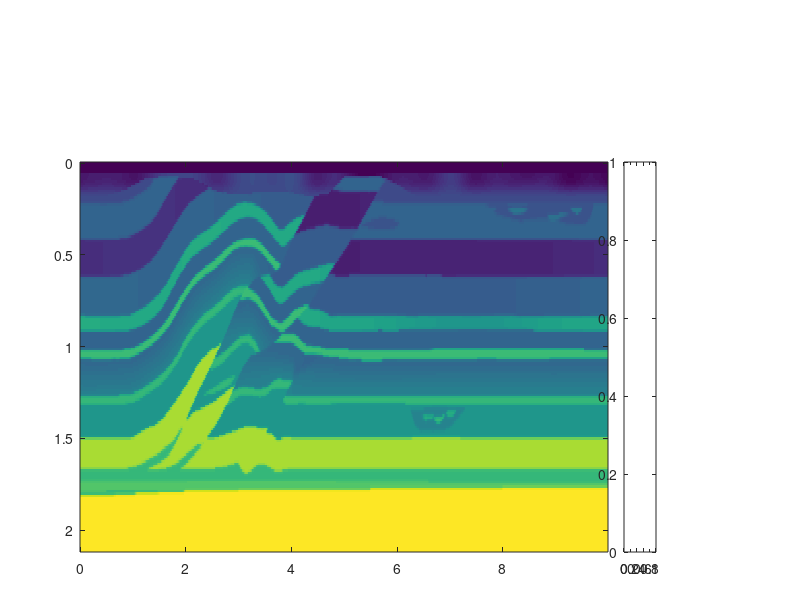

Here is the MATLAB script that generated this plot: (Note: this script raises an error after producing the figure.)
clear;
clear all;
clc;
nz=170;
nx=800;
nt=3000;
dx=12.5;dz=12.5;dt=0.0013;
xx=0:dx:dx*(nx-1);
zz=0:dz:dz*(nz-1);
xx=xx/1000;
zz=zz/1000;
tt=0:dt:dt*(nt-1);
% %% reconstruction
% fid=fopen('800vx5.dat','rb');
% fid2=fopen('800vx_inv5.dat','rb');                                                                                                                   
% p1=fread(fid,[nz,nx],'float');
% p2=fread(fid2,[nz,nx],'float');
% dp=p1-p2;
% fclose(fid);fclose(fid2);
% figure(1)
% imagesc(xx,zz,p1);colormap(gray);mx=max(max(p1));mn=min(min(p1));caxis([mn mx]/10);set(gca,'xaxislocation','top'); xlabel('x (km)');ylabel('z (km)');colorbar;%title('vx seismogram');
% set(gcf,'Position',[100 100 260 130]); colorbar;
% set(gca,'Position',[.13 .08 .680 .65]); colorbar('position',[0.83 0.08 0.04 0.6]);
% set(gca,'xaxislocation','top'); xlabel('x (km)');ylabel('z (km)');
% figure_FontSize=8;  
% set(get(gca,'XLabel'),'FontSize',figure_FontSize,'Vertical','middle'); 
% set(get(gca,'YLabel'),'FontSize',figure_FontSize,'Vertical','middle'); 
% set(findobj('FontSize',10),'FontSize',figure_FontSize);  
% set(findobj(get(gca,'Children'),'LineWidth',0.5),'LineWidth',2); 
% set(gcf, 'PaperPositionMode', 'manual');
% figure(2)
% imagesc(xx,zz,p2);colormap(gray);mx=max(max(p2));mn=min(min(p2));caxis([mn mx]/10);set(gca,'xaxislocation','top'); xlabel('x /(km)');ylabel('z /(km)');colorbar;%title('vz seismogram ');
% set(gcf,'Position',[100 100 260 130]); colorbar;
% set(gca,'Position',[.13 .08 .680 .65]); colorbar('position',[0.83 0.08 0.04 0.6]);
% set(gca,'xaxislocation','top'); xlabel('x (km)');ylabel('z (km)');
% figure_FontSize=8;  
% set(get(gca,'XLabel'),'FontSize',figure_FontSize,'Vertical','middle'); 
% set(get(gca,'YLabel'),'FontSize',figure_FontSize,'Vertical','middle'); 
% set(findobj('FontSize',10),'FontSize',figure_FontSize);  
% set(findobj(get(gca,'Children'),'LineWidth',0.5),'LineWidth',2); 
% set(gcf, 'PaperPositionMode', 'manual');
% figure(3)
% imagesc(xx,zz,dp);colormap(gray);mx=max(max(p2));mn=min(min(p2));caxis([mn mx]/10000);set(gca,'xaxislocation','top'); xlabel('x /(km)');ylabel('z /(km)');colorbar;%title('vz seismogram ');
% set(gcf,'Position',[100 100 260 130]); colorbar;
% set(gca,'Position',[.13 .08 .680 .65]); colorbar('position',[0.83 0.08 0.04 0.6]);
% set(gca,'xaxislocation','top'); xlabel('x (km)');ylabel('z (km)');
% figure_FontSize=8;  
% set(get(gca,'XLabel'),'FontSize',figure_FontSize,'Vertical','middle'); 
% set(get(gca,'YLabel'),'FontSize',figure_FontSize,'Vertical','middle'); 
% set(findobj('FontSize',10),'FontSize',figure_FontSize);  
% set(findobj(get(gca,'Children'),'LineWidth',0.5),'LineWidth',2); 
% set(gcf, 'PaperPositionMode', 'manual');
%% actual model
fid=fopen('acc_vp.dat','rb');
fid2=fopen('acc_vs.dat','rb');                                                                                                                   
p1=fread(fid,[nz,nx],'float');
p2=fread(fid2,[nz,nx],'float');
fclose(fid);fclose(fid2);

accp=p1;
accs=p2;

figure(4)
imagesc(xx,zz,p1);mx=max(max(p1));mn=min(min(p1));caxis([mn mx]);
%set(gcf,'Position',[100 100 260 130]); %colorbar;
set(gcf,'Position',[100 300 500 200]);
set(gca,'Position',[.10 .08 .660 .65]); %colorbar('position',[0.83 0.08 0.04 0.6]);
h=colorbar('position',[0.78 0.08 0.04 0.65]);
set(get(h,'ylabel'),'string','Velocity (m/s)','FontSize',13);
 
set(gca,'xaxislocation','top'); xlabel('x (km)');ylabel('z (km)');
figure_FontSize=13;  
set(get(gca,'XLabel'),'FontSize',figure_FontSize); 
set(get(gca,'YLabel'),'FontSize',figure_FontSize); 
set(findobj('FontSize',13),'FontSize',figure_FontSize);  
set(findobj(get(gca,'Children'),'LineWidth',1),'LineWidth',2); 
set(gcf, 'PaperPositionMode', 'manual');
set(gca,'fontsize',13);
figure(5)
imagesc(xx,zz,p2);mx=max(max(p2));mn=min(min(p2));caxis([mn mx]);
%set(gcf,'Position',[100 100 260 130]); %colorbar;
set(gcf,'Position',[100 300 500 200]);
set(gca,'Position',[.10 .08 .660 .65]); %colorbar('position',[0.83 0.08 0.04 0.6]);
h=colorbar('position',[0.78 0.08 0.04 0.65]);
set(get(h,'ylabel'),'string','Velocity (m/s)','FontSize',13);
 
set(gca,'xaxislocation','top'); xlabel('x (km)');ylabel('z (km)');
%figure_FontSize=13;  
set(get(gca,'XLabel'),'FontSize',figure_FontSize); 
set(get(gca,'YLabel'),'FontSize',figure_FontSize); 
set(findobj('FontSize',13),'FontSize',figure_FontSize);  
set(findobj(get(gca,'Children'),'LineWidth',1),'LineWidth',2); 
set(gcf, 'PaperPositionMode', 'manual');
set(gca,'fontsize',13);
%% ini model
fid=fopen('ini_vp.dat','rb');
fid2=fopen('ini_vs.dat','rb');                                                                                                                  
p1=fread(fid,[nz,nx],'float');
p2=fread(fid2,[nz,nx],'float');
fclose(fid);fclose(fid2);
figure(6)
imagesc(xx,zz,p1);mx=max(max(p1));mn=min(min(p1));caxis([mn mx]);
%set(gcf,'Position',[100 100 260 130]); %colorbar;
set(gcf,'Position',[100 300 500 200]);
set(gca,'Position',[.10 .08 .660 .65]); %colorbar('position',[0.83 0.08 0.04 0.6]);
h=colorbar('position',[0.78 0.08 0.04 0.65]);
set(get(h,'ylabel'),'string','Velocity (m/s)','FontSize',13);
 
set(gca,'xaxislocation','top'); xlabel('x (km)');ylabel('z (km)');
figure_FontSize=13;  
set(get(gca,'XLabel'),'FontSize',figure_FontSize); 
set(get(gca,'YLabel'),'FontSize',figure_FontSize); 
set(findobj('FontSize',13),'FontSize',figure_FontSize);  
set(findobj(get(gca,'Children'),'LineWidth',1),'LineWidth',2); 
set(gcf, 'PaperPositionMode', 'manual');
set(gca,'fontsize',13);
figure(7)
imagesc(xx,zz,p2);mx=max(max(p2));mn=min(min(p2));caxis([mn mx]);
%set(gcf,'Position',[100 100 260 130]); %colorbar;
set(gcf,'Position',[100 300 500 200]);
set(gca,'Position',[.10 .08 .660 .65]); %colorbar('position',[0.83 0.08 0.04 0.6]);
h=colorbar('position',[0.78 0.08 0.04 0.65]);
set(get(h,'ylabel'),'string','Velocity (m/s)','FontSize',13);
 
set(gca,'xaxislocation','top'); xlabel('x (km)');ylabel('z (km)');
%figure_FontSize=13;  
set(get(gca,'XLabel'),'FontSize',figure_FontSize); 
set(get(gca,'YLabel'),'FontSize',figure_FontSize); 
set(findobj('FontSize',13),'FontSize',figure_FontSize);  
set(findobj(get(gca,'Children'),'LineWidth',1),'LineWidth',2); 
set(gcf, 'PaperPositionMode', 'manual');
set(gca,'fontsize',13);

%% inversion
fid=fopen('1ifreq_vp.dat','rb');
fid2=fopen('1ifreq_vs.dat','rb');                                                                                                                   
p1=fread(fid,[nz,nx],'float');
p2=fread(fid2,[nz,nx],'float');
fclose(fid);fclose(fid2);
figure(8)
imagesc(xx,zz,p1);mx=max(max(p1));mn=min(min(p1));caxis([mn mx]);
%set(gcf,'Position',[100 100 260 130]); %colorbar;
set(gcf,'Position',[100 300 500 200]);
set(gca,'Position',[.10 .08 .660 .65]); %colorbar('position',[0.83 0.08 0.04 0.6]);
h=colorbar('position',[0.78 0.08 0.04 0.65]);
set(get(h,'ylabel'),'string','Velocity (m/s)','FontSize',13);
 
set(gca,'xaxislocation','top'); xlabel('x (km)');ylabel('z (km)');
figure_FontSize=13;  
set(get(gca,'XLabel'),'FontSize',figure_FontSize); 
set(get(gca,'YLabel'),'FontSize',figure_FontSize); 
set(findobj('FontSize',13),'FontSize',figure_FontSize);  
set(findobj(get(gca,'Children'),'LineWidth',1),'LineWidth',2); 
set(gcf, 'PaperPositionMode', 'manual');
set(gca,'fontsize',13);
figure(9)
imagesc(xx,zz,p2);mx=max(max(p2));mn=min(min(p2));caxis([mn mx]);
%set(gcf,'Position',[100 100 260 130]); %colorbar;
set(gcf,'Position',[100 300 500 200]);
set(gca,'Position',[.10 .08 .660 .65]); %colorbar('position',[0.83 0.08 0.04 0.6]);
h=colorbar('position',[0.78 0.08 0.04 0.65]);
set(get(h,'ylabel'),'string','Velocity (m/s)','FontSize',13);
 
set(gca,'xaxislocation','top'); xlabel('x (km)');ylabel('z (km)');
%figure_FontSize=13;  
set(get(gca,'XLabel'),'FontSize',figure_FontSize); 
set(get(gca,'YLabel'),'FontSize',figure_FontSize); 
set(findobj('FontSize',13),'FontSize',figure_FontSize);  
set(findobj(get(gca,'Children'),'LineWidth',1),'LineWidth',2); 
set(gcf, 'PaperPositionMode', 'manual');
set(gca,'fontsize',13);
%% inversion
fid=fopen('3ifreq_vp.dat','rb');
fid2=fopen('3ifreq_vs.dat','rb');                                                                                                                   
p1=fread(fid,[nz,nx],'float');
p2=fread(fid2,[nz,nx],'float');
fclose(fid);fclose(fid2);
figure(10)
imagesc(xx,zz,p1);mx=max(max(p1));mn=min(min(p1));caxis([mn mx]);
%set(gcf,'Position',[100 100 260 130]); %colorbar;
set(gcf,'Position',[100 300 500 200]);
set(gca,'Position',[.10 .08 .660 .65]); %colorbar('position',[0.83 0.08 0.04 0.6]);
h=colorbar('position',[0.78 0.08 0.04 0.65]);
set(get(h,'ylabel'),'string','Velocity (m/s)','FontSize',13);
 
set(gca,'xaxislocation','top'); xlabel('x (km)');ylabel('z (km)');
figure_FontSize=13;  
set(get(gca,'XLabel'),'FontSize',figure_FontSize); 
set(get(gca,'YLabel'),'FontSize',figure_FontSize); 
set(findobj('FontSize',13),'FontSize',figure_FontSize);  
set(findobj(get(gca,'Children'),'LineWidth',1),'LineWidth',2); 
set(gcf, 'PaperPositionMode', 'manual');
set(gca,'fontsize',13);
figure(11)
imagesc(xx,zz,p2);mx=max(max(p2));mn=min(min(p2));caxis([mn mx]);
%set(gcf,'Position',[100 100 260 130]); %colorbar;
set(gcf,'Position',[100 300 500 200]);
set(gca,'Position',[.10 .08 .660 .65]); %colorbar('position',[0.83 0.08 0.04 0.6]);
h=colorbar('position',[0.78 0.08 0.04 0.65]);
set(get(h,'ylabel'),'string','Velocity (m/s)','FontSize',13);
 
set(gca,'xaxislocation','top'); xlabel('x (km)');ylabel('z (km)');
%figure_FontSize=13;  
set(get(gca,'XLabel'),'FontSize',figure_FontSize); 
set(get(gca,'YLabel'),'FontSize',figure_FontSize); 
set(findobj('FontSize',13),'FontSize',figure_FontSize);  
set(findobj(get(gca,'Children'),'LineWidth',1),'LineWidth',2); 
set(gcf, 'PaperPositionMode', 'manual');
set(gca,'fontsize',13);

%% inversion
fid=fopen('5ifreq_vp.dat','rb');
fid2=fopen('5ifreq_vs.dat','rb');                                                                                                                   
p1=fread(fid,[nz,nx],'float');
p2=fread(fid2,[nz,nx],'float');
fclose(fid);fclose(fid2);
figure(12)
imagesc(xx,zz,p1);mx=max(max(accp));mn=min(min(accp));caxis([mn mx]);
%set(gcf,'Position',[100 100 260 130]); %colorbar;
set(gcf,'Position',[100 300 500 200]);
set(gca,'Position',[.10 .08 .660 .65]); %colorbar('position',[0.83 0.08 0.04 0.6]);
h=colorbar('position',[0.78 0.08 0.04 0.65]);
set(get(h,'ylabel'),'string','Velocity (m/s)','FontSize',13);
 
set(gca,'xaxislocation','top'); xlabel('x (km)');ylabel('z (km)');
figure_FontSize=13;  
set(get(gca,'XLabel'),'FontSize',figure_FontSize); 
set(get(gca,'YLabel'),'FontSize',figure_FontSize); 
set(findobj('FontSize',13),'FontSize',figure_FontSize);  
set(findobj(get(gca,'Children'),'LineWidth',1),'LineWidth',2); 
set(gcf, 'PaperPositionMode', 'manual');
set(gca,'fontsize',13);
figure(13)
imagesc(xx,zz,p2);mx=max(max(accs));mn=min(min(accs));caxis([mn mx]);
%set(gcf,'Position',[100 100 260 130]); %colorbar;
set(gcf,'Position',[100 300 500 200]);
set(gca,'Position',[.10 .08 .660 .65]); %colorbar('position',[0.83 0.08 0.04 0.6]);
h=colorbar('position',[0.78 0.08 0.04 0.65]);
set(get(h,'ylabel'),'string','Velocity (m/s)','FontSize',13);
 
set(gca,'xaxislocation','top'); xlabel('x (km)');ylabel('z (km)');
%figure_FontSize=13;  
set(get(gca,'XLabel'),'FontSize',figure_FontSize); 
set(get(gca,'YLabel'),'FontSize',figure_FontSize); 
set(findobj('FontSize',13),'FontSize',figure_FontSize);  
set(findobj(get(gca,'Children'),'LineWidth',1),'LineWidth',2); 
set(gcf, 'PaperPositionMode', 'manual');
set(gca,'fontsize',13);
% %% obs seis
% fid=fopen('20source_seismogram_vz_obs.dat','rb');                                                                                                            
% p1=fread(fid,[nt,nx],'float');
% fclose(fid);
% figure(10)
% imagesc(xx,tt,p1);
% colormap(gray);mx=max(max(p1));mn=min(min(p1));caxis([mn mx]/15);
% set(gca,'xaxislocation','top'); %title('vx seismogram');
% set(gcf,'Position',[100 100 420 420]); 
% set(gca,'Position',[.13 .04 .680 .85]);
% colorbar('position',[0.83 0.040 0.04 0.8]);set(gca, 'CLim', [-6*10^-9 6*10^-9]);
% %set(gca,'xaxislocation','top'); 
% xlabel('x (km)');ylabel('t (s)');
% figure_FontSize=13;  
% set(get(gca,'XLabel'),'FontSize',figure_FontSize); 
% set(get(gca,'YLabel'),'FontSize',figure_FontSize); 
% set(findobj('FontSize',13),'FontSize',figure_FontSize);  
% set(findobj(get(gca,'Children'),'LineWidth',0.5),'LineWidth',2); 
% set(gcf, 'PaperPositionMode', 'manual');
%set(gca,'fontsize',13);

% %% syn seis
% fid=fopen('20source_seismogram_vz_10syn.dat','rb');                                                                                                            
% p1=fread(fid,[nt,nx],'float');
% fclose(fid);
% pcc=p1;
% figure(11)
% imagesc(xx,tt,p1);
% colormap(gray);mx=max(max(pcc));mn=min(min(pcc));caxis([mn mx]/40);
% set(gca,'xaxislocation','top'); %title('vx seismogram');
% set(gcf,'Position',[100 100 420 420]); 
% set(gca,'Position',[.13 .04 .680 .85]);
% colorbar('position',[0.83 0.040 0.04 0.8]);set(gca, 'CLim', [-6*10^-9 6*10^-9]);
% %set(gca,'xaxislocation','top'); 
% xlabel('x (km)');ylabel('t (s)');
% figure_FontSize=13;  
% set(get(gca,'XLabel'),'FontSize',figure_FontSize); 
% set(get(gca,'YLabel'),'FontSize',figure_FontSize); 
% set(findobj('FontSize',13),'FontSize',figure_FontSize);  
% set(findobj(get(gca,'Children'),'LineWidth',0.5),'LineWidth',2); 
% set(gcf, 'PaperPositionMode', 'manual');
% set(gca,'fontsize',13);
% 
% 
% %% rms seis
% fid=fopen('20source_seismogram_vz_10rms.dat','rb');                                                                                                            
% p1=fread(fid,[nt,nx],'float');
% fclose(fid);
% figure(12)
% imagesc(xx,tt,p1);
% colormap(gray);mx=max(max(pcc));mn=min(min(pcc));caxis([mn mx]);
% set(gca,'xaxislocation','top'); %title('vx seismogram');
% set(gcf,'Position',[100 100 420 420]); 
% set(gca,'Position',[.13 .04 .680 .85]);
% colorbar('position',[0.83 0.040 0.04 0.8]);%set(gca, 'CLim', [-6*10^-9 6*10^-9]);
% %set(gca,'xaxislocation','top'); 
% xlabel('x (km)');ylabel('t (s)');
% figure_FontSize=13;  
% set(get(gca,'XLabel'),'FontSize',figure_FontSize); 
% set(get(gca,'YLabel'),'FontSize',figure_FontSize); 
% set(findobj('FontSize',13),'FontSize',figure_FontSize);  
% set(findobj(get(gca,'Children'),'LineWidth',0.5),'LineWidth',2); 
% set(gcf, 'PaperPositionMode', 'manual');
% set(gca,'fontsize',13);
% 
% 
% %% MIsfit
% n1=10;
% n2=10;
% n3=10;
% n4=10;
% n5=10;
% 
% [L1] = textread('misfit_1ifreq.txt', '%17f', -1);
% [L2] = textread('misfit_2ifreq.txt', '%17f', -1);
% [L3] = textread('misfit_3ifreq.txt', '%17f', -1);
% [L4] = textread('misfit_4ifreq.txt', '%17f', -1);
% [L5] = textread('misfit_5ifreq.txt', '%17f', -1);
% % 
% % L1=L1/max(L1);
% % L2=L2/max(L1);
% % L3=L3/max(L1);
% % L4=L4/max(L1);
% % L5=L5/max(L1);
% 
% L=[L1;L2;L3;L4;L5];
% L=L*10^-4;
% Lx=[1:10,1:10,1:10,1:10,1:10]';
% 
% figure;
% 
% plot(L,'r*','markersize',4);hold on;
% xlabel('Iterations','fontsize',13);
% ylabel('Objective function misfit','fontsize',13);
% 
% 
% plot([10.5 10.5],[0 3],'b--');
% plot([20.5 20.5],[0 3],'b--');
% plot([30.5 30.5],[0 3],'b--');
% plot([40.5 40.5],[0 3],'b--');
% 
% axis([1 50 0 3]);
% 
% gtext('4Hz','fontsize',13);
% gtext('7Hz','fontsize',13);
% gtext('9Hz','fontsize',13);
% gtext('14Hz','fontsize',13);
% gtext('18Hz','fontsize',13);
% 
% set(gcf,'Position',[100 500 450 300]);
% 
% 
% fid=fopen('5ifreq_vp.dat','rb');
% fid2=fopen('5ifreq_vs.dat','rb');                                                                                                                   
% p1=fread(fid,[nz,nx],'float');
% p2=fread(fid2,[nz,nx],'float');
% fclose(fid);fclose(fid2);
% figure(8)
% imagesc(xx,zz,p1);mx=max(max(p1));mn=min(min(p1));caxis([mn mx]);
% %set(gcf,'Position',[100 100 260 130]); %colorbar;
% set(gcf,'Position',[100 300 500 500]);
% set(gca,'Position',[.12 .08 .660 .75]); %colorbar('position',[0.83 0.08 0.04 0.6]);
% h=colorbar('position',[0.80 0.08 0.04 0.75]);
% set(get(h,'ylabel'),'string','Velocity (m/s)','FontSize',13);
%  
% set(gca,'xaxislocation','top'); xlabel('x (km)');ylabel('z (km)');
% figure_FontSize=13;  
% set(get(gca,'XLabel'),'FontSize',figure_FontSize); 
% set(get(gca,'YLabel'),'FontSize',figure_FontSize); 
% set(findobj('FontSize',13),'FontSize',figure_FontSize);  
% set(findobj(get(gca,'Children'),'LineWidth',1),'LineWidth',2); 
% set(gcf, 'PaperPositionMode', 'manual');
% set(gca,'fontsize',13);
% 
% figure(9)
% imagesc(xx,zz,p2);mx=max(max(p1));mn=min(min(p1));caxis([mn mx]);
% %set(gcf,'Position',[100 100 260 130]); %colorbar;
% set(gcf,'Position',[100 300 500 500]);
% set(gca,'Position',[.12 .08 .660 .75]); %colorbar('position',[0.83 0.08 0.04 0.6]);
% h=colorbar('position',[0.80 0.08 0.04 0.75]);
% set(get(h,'ylabel'),'string','Velocity (m/s)','FontSize',13);
%  
% set(gca,'xaxislocation','top'); xlabel('x (km)');ylabel('z (km)');
% figure_FontSize=13;  
% set(get(gca,'XLabel'),'FontSize',figure_FontSize); 
% set(get(gca,'YLabel'),'FontSize',figure_FontSize); 
% set(findobj('FontSize',13),'FontSize',figure_FontSize);  
% set(findobj(get(gca,'Children'),'LineWidth',1),'LineWidth',2); 
% set(gcf, 'PaperPositionMode', 'manual');
% set(gca,'fontsize',13);
% 
% sum1=0;
% for i=1:nx
%     for j=1:nz
%             sum1=sum1+abs((accp(j,i)-p1(j,i)))/accp(j,i);
%     end
% end
% sum1/nx/nz
% 
% sum2=0;
% for i=1:nx
%     for j=1:nz
%             sum2=sum2+abs((accs(j,i)-p2(j,i)))/accs(j,i);
%     end
% end
% sum2/nx/nz
% 
% pl=p1(90:130,400:600);
% zl=zz(90:130);
% xl=xx(400:600);
% 
% figure(9)
% imagesc(xl,zl,pl);mx=max(max(pl));mn=min(min(pl));caxis([mn mx]);
% %set(gcf,'Position',[100 100 260 130]); %colorbar;
% set(gcf,'Position',[100 300 500 300]);
% set(gca,'Position',[.12 .08 .660 .75]); %colorbar('position',[0.83 0.08 0.04 0.6]);
% h=colorbar('position',[0.80 0.08 0.04 0.75]);
% set(get(h,'ylabel'),'string','Velocity (m/s)','FontSize',13);
% set(gca, 'CLim', [2600 3500]);
% set(gca,'xaxislocation','top'); xlabel('x (km)');ylabel('z (km)');
% figure_FontSize=13;  
% set(get(gca,'XLabel'),'FontSize',figure_FontSize); 
% set(get(gca,'YLabel'),'FontSize',figure_FontSize); 
% set(findobj('FontSize',13),'FontSize',figure_FontSize);  
% set(findobj(get(gca,'Children'),'LineWidth',1),'LineWidth',2); 
% set(gcf, 'PaperPositionMode', 'manual');
% set(gca,'fontsize',13);


errvp=(sum(sum((p1-accp).^2))/nx/nz).^0.5

errvs=(sum(sum((p2-accs).^2))/nx/nz).^0.5